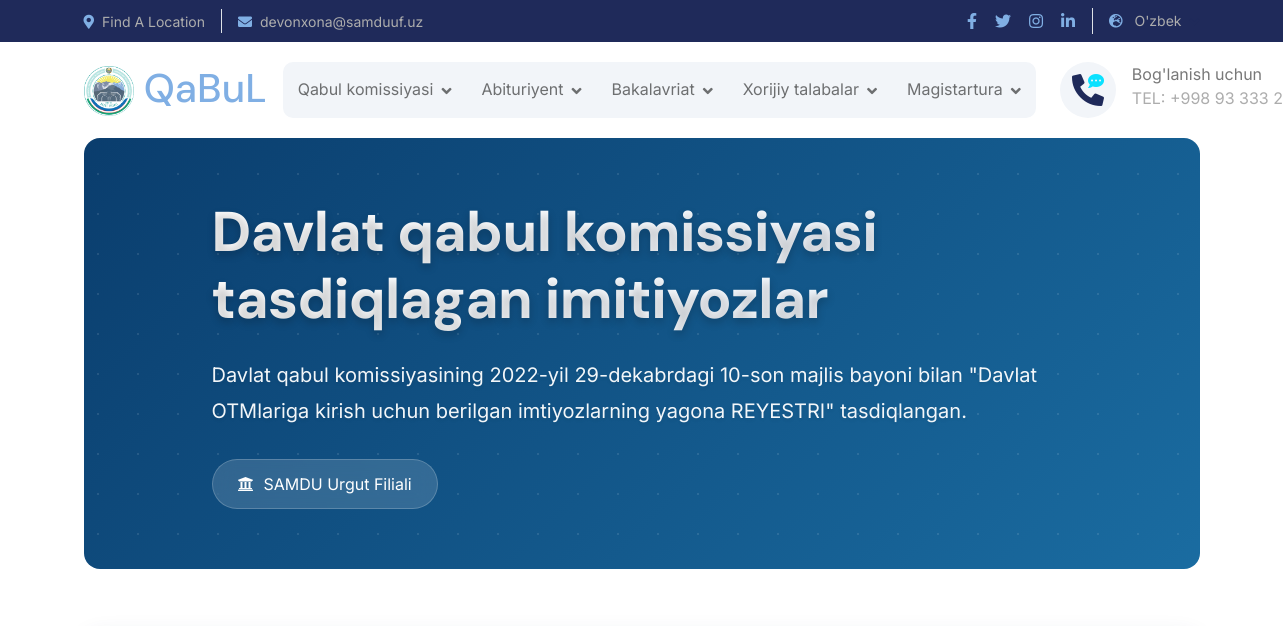
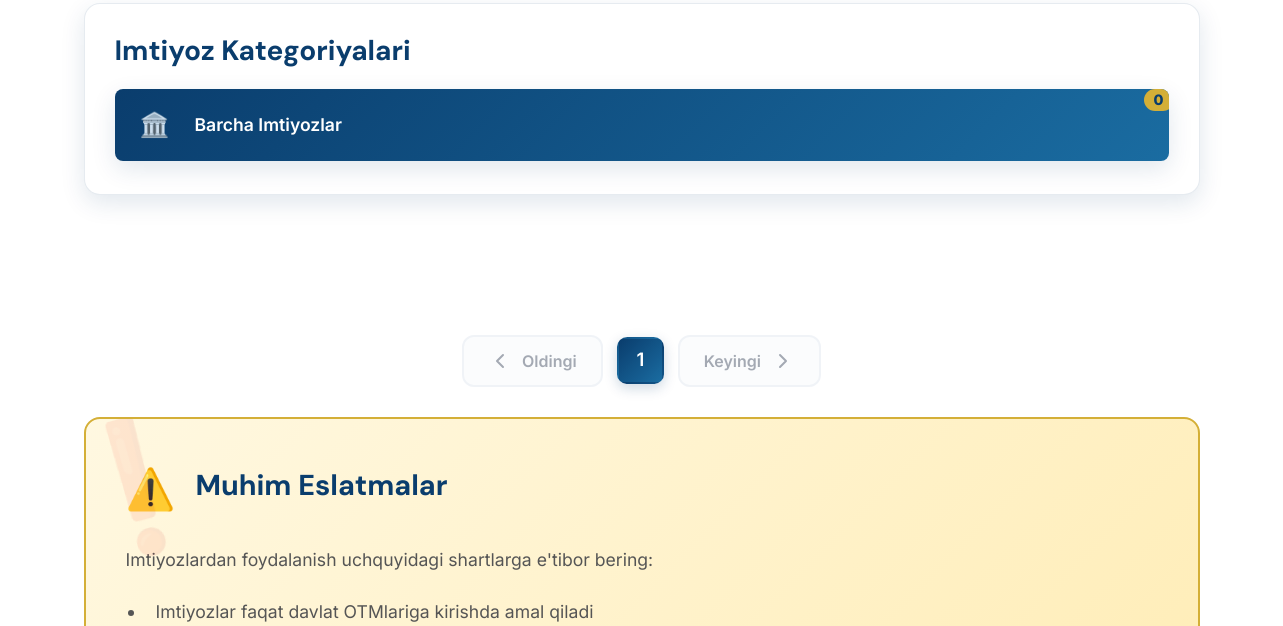
The app's page /privileges/?page=3 (upper part), older data (2 pictures, top to bottom).
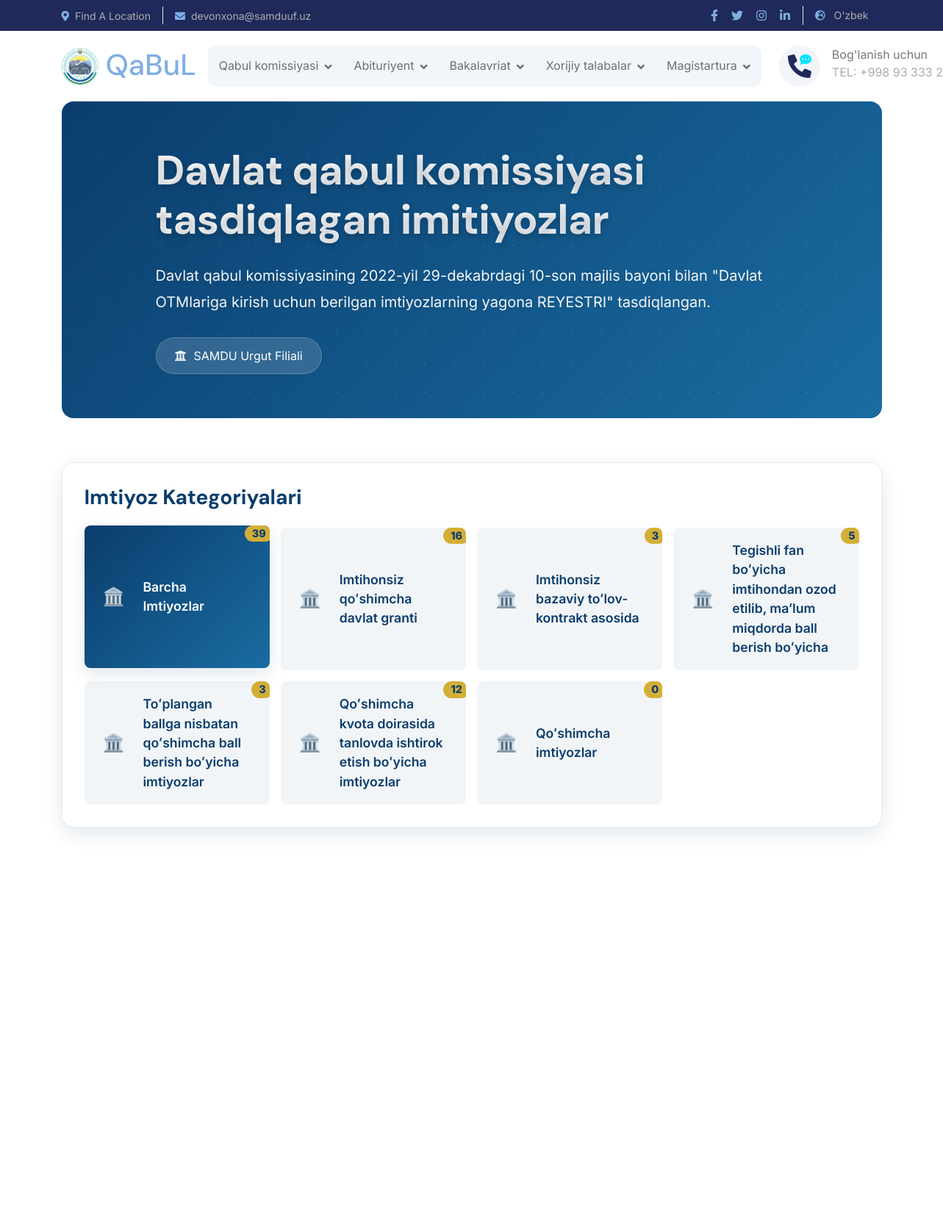
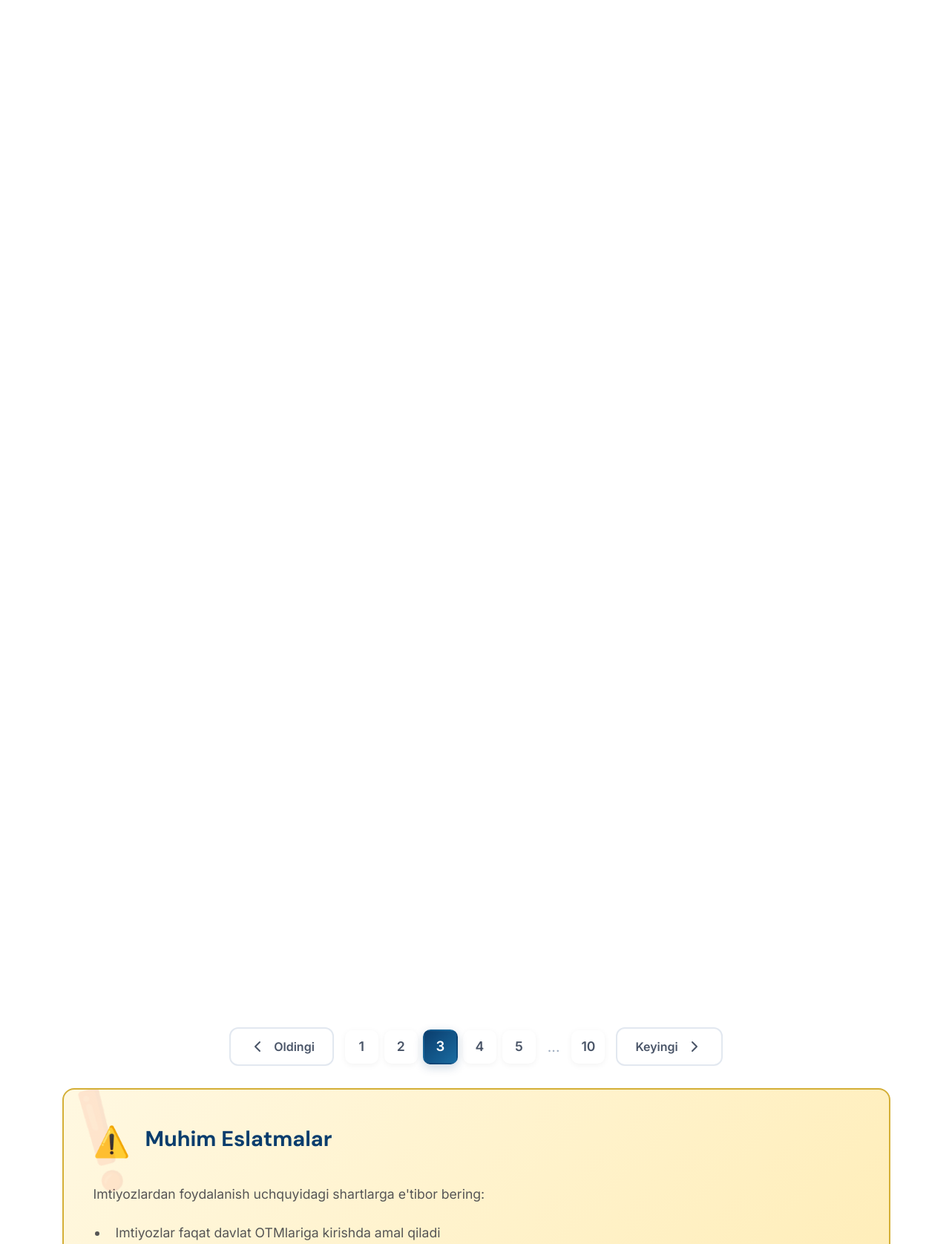
The same page, newer data (2 pictures, top to bottom).
### Abituriyent/models.py (models this page shows, shortened)
class PrivilegeCategory(models.Model):
    title = models.CharField(max_length=100, verbose_name="Kategoriya nomi")
    slug = models.SlugField(unique=True, blank=True)
    icon = models.CharField(
        max_length=10,
        help_text="Emoji yoki icon (👨‍👩‍👧‍👦)",
        verbose_name="Icon"
    )
    is_active = models.BooleanField(default=True)
    class Meta:
        verbose_name = "Imtiyoz kategoriyasi"
        verbose_name_plural = "Imtiyoz kategoriyalari"

### Abituriyent/views.py (the view)
# urls.py: path('privileges/', PrivilegeListView.as_view(), name='privileges'),
class PrivilegeListView(TemplateView):
    template_name = "privileges.html"
    def get_context_data(self, **kwargs):
        context = super().get_context_data(**kwargs)
        categories = PrivilegeCategory.objects.filter(is_active=True)
        privileges = Privilege.objects.filter(is_active=True).order_by('id')
        paginator = Paginator(privileges, 4)  # 🔥 2x2
        page_number = self.request.GET.get('page')
        page_obj = paginator.get_page(page_number)
        context["categories"] = categories
        context["page_obj"] = page_obj
        context["total_count"] = privileges.count()
        return context

### Abituriyent/models.py (called while the page is built)
    def document_list(self):
        return self.documents.splitlines()

### templates/privileges.html (shortened to what this page needs)
{% extends "index.html" %}
{% load static %}
{% block content %}
<div class="container">
    <div class="page-header">
        <div class="page-header-content">
            <h1>Davlat qabul komissiyasi tasdiqlagan  imitiyozlar</h1>
            <p> Davlat qabul komissiyasining 2022-yil 29-dekabrdagi 10-son majlis bayoni bilan
                "Davlat OTMlariga kirish uchun berilgan imtiyozlarning yagona REYESTRI" tasdiqlangan.</p>
            <div class="university-badge">
                <i class="fas fa-university"></i>
                <span>SAMDU Urgut Filiali</span>
            </div>
        </div>
    </div>
</div>
<div class="container">
    <div class="categories-nav">
        <h3 class="mb-4" style="color: var(--nuu-blue); font-weight: 700;">Imtiyoz Kategoriyalari</h3>
        <div class="categories-grid">
    <button class="category-btn active" data-category="all">
        <div class="category-icon">🏛️</div>
        <div>
            Barcha Imtiyozlar
            <span class="badge">{{ total_count }}</span>
        </div>
    </button>
    {% for category in categories %}
    <button class="category-btn" data-category="{{ category.slug }}">
        <div class="category-icon">{{ category.icon }}</div>
        <div>
            {{ category.title }}
            <span class="badge">{{ category.privileges.count }}</span>
        </div>
    </button>
    {% endfor %}
</div>
    </div>
    <div class="privileges-grid">
</div>
<div class="modern-pagination">
    <a href="{% if page_obj.has_previous %}?page={{ page_obj.previous_page_number }}{% else %}#{% endif %}"
       class="pagination-btn prev-btn {% if not page_obj.has_previous %}disabled{% endif %}">
        <svg width="24" height="24" viewBox="0 0 24 24" fill="none" xmlns="http://www.w3.org/2000/svg">
            <path d="M15 6L9 12L15 18" stroke="currentColor" stroke-width="2" stroke-linecap="round" stroke-linejoin="round"/>
        </svg>
        <span>Oldingi</span>
    </a>
    <div class="page-numbers">
        {% for num in page_obj.paginator.page_range %}
            {% if num >= page_obj.number|add:'-2' and num <= page_obj.number|add:'2' %}
                <a href="?page={{ num }}"
                   class="page-number {% if page_obj.number == num %}active{% endif %}">
                    {{ num }}
                </a>
            {% endif %}
        {% endfor %}
        {% if page_obj.number < page_obj.paginator.num_pages|add:'-2' %}
            {% if page_obj.number < page_obj.paginator.num_pages|add:'-3' %}
                <span class="page-dots">...</span>
            {% endif %}
            <a href="?page={{ page_obj.paginator.num_pages }}" class="page-number">
                {{ page_obj.paginator.num_pages }}
            </a>
        {% endif %}
    </div>
    <a href="{% if page_obj.has_next %}?page={{ page_obj.next_page_number }}{% else %}#{% endif %}"
       class="pagination-btn next-btn {% if not page_obj.has_next %}disabled{% endif %}">
        <span>Keyingi</span>
        <svg width="24" height="24" viewBox="0 0 24 24" fill="none" xmlns="http://www.w3.org/2000/svg">
            <path d="M9 6L15 12L9 18" stroke="currentColor" stroke-width="2" stroke-linecap="round" stroke-linejoin="round"/>
        </svg>
    </a>
</div>
    <div class="important-notice">
        <div class="notice-header">
            <div class="notice-icon">⚠️</div>
            <h3 class="notice-title">Muhim Eslatmalar</h3>
        </div>
        <div class="notice-content">
            <p>Imtiyozlardan foydalanish uchquyidagi shartlarga e'tibor bering:</p>
            <ul>
                <li>Imtiyozlar faqat davlat OTMlariga kirishda amal qiladi</li>
            </ul>
        </div>
    </div>
</div>
{% endblock %}

Row changes from the older to the newer data that the page shows:
added PrivilegeCategory: icon "🏛️", title "Imtihonsiz qoʻshimcha davlat granti", privileges.count "16"
added PrivilegeCategory: icon "🏛️", title "Imtihonsiz bazaviy toʻlov-kontrakt asosida", privileges.count "3"
added PrivilegeCategory: icon "🏛️", title "Tegishli fan boʻyicha imtihondan ozod etilib, maʼlum miqdorda ball berish boʻyicha", privileges.count "5"
added PrivilegeCategory: icon "🏛️", title "Toʻplangan ballga nisbatan qoʻshimcha ball berish boʻyicha imtiyozlar", privileges.count "3"
added PrivilegeCategory: icon "🏛️", title "Qoʻshimcha kvota doirasida tanlovda ishtirok etish boʻyicha imtiyozlar", privileges.count "12"
added PrivilegeCategory: icon "🏛️", title "Qoʻshimcha imtiyozlar", privileges.count "0"
Text that changed along with them:
{{ total_count }}: "0" → "39"
{{ page_obj.paginator.num_pages }}: (not shown) → "10"
new list line: "2"
new list line: "3"
new list line: "4"
new list line: "5"
